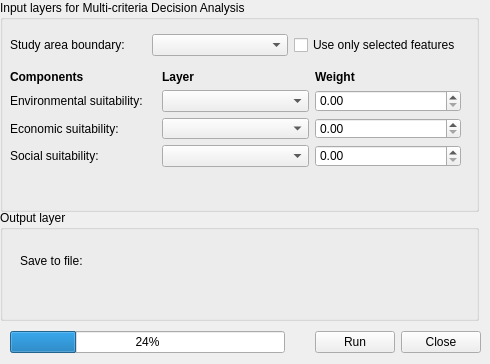
   <widget class="QWidget" name="mcda">
    <widget class="QgsCollapsibleGroupBox" name="groupbox_rasters_3">
     <property name="geometry">
      <rect>
       <x>0</x>
       <y>0</y>
       <width>479</width>
       <height>212</height>
      </rect>
     </property>
     <property name="title">
      <string>Input layers for Multi-criteria Decision Analysis</string>
     </property>
     <widget class="QWidget" name="layoutWidget_4">
      <property name="geometry">
       <rect>
        <x>10</x>
        <y>30</y>
        <width>451</width>
        <height>31</height>
       </rect>
      </property>
      <layout class="QGridLayout" name="gridLayout_14">
       <item row="0" column="2">
        <widget class="QCheckBox" name="checkBox_8">
         <property name="text">
          <string>Use only selected features</string>
         </property>
        </widget>
       </item>
       <item row="0" column="0">
        <widget class="QLabel" name="label_33">
         <property name="text">
          <string>Study area boundary: </string>
         </property>
        </widget>
       </item>
       <item row="0" column="1">
        <widget class="QgsMapLayerComboBox" name="mMapLayerComboBox_11"/>
       </item>
      </layout>
     </widget>
     <widget class="QWidget" name="gridLayoutWidget_4">
      <property name="geometry">
       <rect>
        <x>10</x>
        <y>70</y>
        <width>451</width>
        <height>97</height>
       </rect>
      </property>
      <layout class="QGridLayout" name="gridLayout_11">
       <item row="0" column="2">
        <widget class="QLabel" name="label_34">
         <property name="maximumSize">
          <size>
           <width>1000</width>
           <height>160</height>
          </size>
         </property>
         <property name="font">
          <font>
           <weight>75</weight>
           <bold>true</bold>
          </font>
         </property>
         <property name="text">
          <string>Layer</string>
         </property>
        </widget>
       </item>
       <item row="2" column="0">
        <widget class="QLabel" name="label_27">
         <property name="text">
          <string>Economic suitability:</string>
         </property>
        </widget>
       </item>
       <item row="0" column="0">
        <widget class="QLabel" name="label_35">
         <property name="font">
          <font>
           <weight>75</weight>
           <bold>true</bold>
          </font>
         </property>
         <property name="text">
          <string>Components</string>
         </property>
        </widget>
       </item>
       <item row="1" column="0">
        <widget class="QLabel" name="label_36">
         <property name="text">
          <string>Environmental suitability: </string>
         </property>
        </widget>
       </item>
       <item row="0" column="3">
        <widget class="QLabel" name="label_37">
         <property name="font">
          <font>
           <weight>75</weight>
           <bold>true</bold>
          </font>
         </property>
         <property name="text">
          <string>Weight</string>
         </property>
         <property name="alignment">
          <set>Qt::AlignLeading|Qt::AlignLeft|Qt::AlignVCenter</set>
         </property>
        </widget>
       </item>
       <item row="1" column="3">
        <widget class="QgsDoubleSpinBox" name="mQgsDoubleSpinBox_13"/>
       </item>
       <item row="2" column="3">
        <widget class="QgsDoubleSpinBox" name="mQgsDoubleSpinBox_14"/>
       </item>
       <item row="3" column="0">
        <widget class="QLabel" name="label_38">
         <property name="text">
          <string>Social suitability: </string>
         </property>
        </widget>
       </item>
       <item row="3" column="3">
        <widget class="QgsDoubleSpinBox" name="mQgsDoubleSpinBox_15"/>
       </item>
       <item row="1" column="2">
        <widget class="QgsMapLayerComboBox" name="mMapLayerComboBox_12"/>
       </item>
       <item row="2" column="2">
        <widget class="QgsMapLayerComboBox" name="mMapLayerComboBox_13"/>
       </item>
       <item row="3" column="2">
        <widget class="QgsMapLayerComboBox" name="mMapLayerComboBox_14"/>
       </item>
      </layout>
     </widget>
    </widget>
    <widget class="QgsCollapsibleGroupBox" name="mGroupBox_11">
     <property name="geometry">
      <rect>
       <x>0</x>
       <y>210</y>
       <width>479</width>
       <height>111</height>
      </rect>
     </property>
     <property name="title">
      <string>Output layer</string>
     </property>
     <widget class="QWidget" name="layoutWidget_14">
      <property name="geometry">
       <rect>
        <x>20</x>
        <y>30</y>
        <width>391</width>
        <height>42</height>
       </rect>
      </property>
      <layout class="QHBoxLayout" name="horizontalLayout_15">
       <item>
        <widget class="QLabel" name="label_77">
         <property name="text">
          <string>Save to file: </string>
         </property>
        </widget>
       </item>
       <item>
        <widget class="QgsFileWidget" name="mQgsFileWidget_45">
         <property name="minimumSize">
          <size>
           <width>80</width>
           <height>35</height>
          </size>
         </property>
        </widget>
       </item>
      </layout>
     </widget>
    </widget>
    <widget class="QWidget" name="horizontalLayoutWidget_5">
     <property name="geometry">
      <rect>
       <x>10</x>
       <y>330</y>
       <width>471</width>
       <height>25</height>
      </rect>
     </property>
     <layout class="QHBoxLayout" name="horizontalLayout_16">
      <item>
       <widget class="QProgressBar" name="progressBar_7">
        <property name="value">
         <number>24</number>
        </property>
       </widget>
      </item>
      <item>
       <spacer name="horizontalSpacer_15">
        <property name="orientation">
         <enum>Qt::Horizontal</enum>
        </property>
        <property name="sizeType">
         <enum>QSizePolicy::Fixed</enum>
        </property>
        <property name="sizeHint" stdset="0">
         <size>
          <width>24</width>
          <height>20</height>
         </size>
        </property>
       </spacer>
      </item>
      <item>
       <widget class="QPushButton" name="pushButton_15">
        <property name="text">
         <string>Run</string>
        </property>
       </widget>
      </item>
      <item>
       <widget class="QPushButton" name="pushButton_16">
        <property name="text">
         <string>Close</string>
        </property>
       </widget>
      </item>
     </layout>
    </widget>
   </widget>
